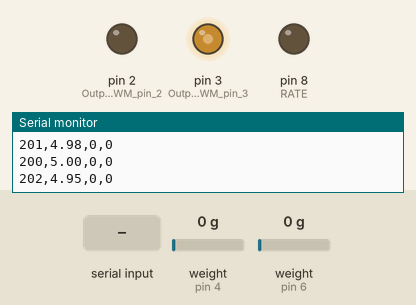
Recording of a sketch running on a simulated Arduino Uno, built with avr-gcc and run on an emulated ATmega328P. On the bench: output pins drawn as LEDs (lit = HIGH), the last lines printed to the serial monitor. The test bench sets the inputs (shaded band); at power-on: weight on the scale (sensors on pin 4, pin 6) 0 g.

Above: at 1.2 s.
1.3 s: "90,45\n" received over Serial
At 2.2 s:
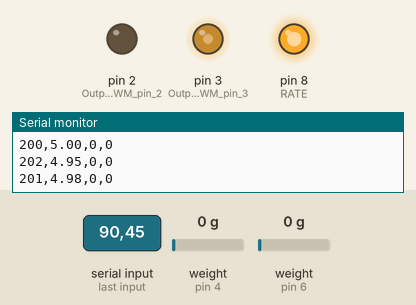
4.3 s: "30,150\n" received over Serial
At 7.1 s:
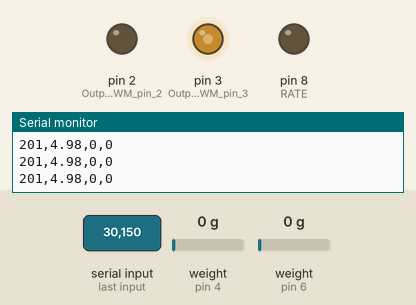
Timing chart, 0 to 8.6 s (numbered marks = the images above; inputs shaded):
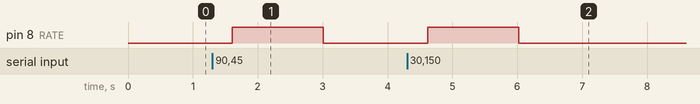

The sketch:

BalanzaSYL.ino
```cpp
//Uses HX711 library by Bogde https://github.com/bogde/HX711
//Timer and PWM setup works for Uno or Nano only (ATmega328P)
#include "HX711.h"

// HX711 circuit wiring
const int LOADCELL_DOUT_PIN = 4;  //Can be another pin
const int LOADCELL_SCK_PIN = 5;  //Can be another pin
const int LOADCELL_DOUT_PIN_L = 6;  //Can be another pin
const int LOADCELL_SCK_PIN_L = 7;  //Can be another pin
const int RATE = 8;

HX711 scaleD ;
HX711 scaleL ;

long reading;
long readingL;
unsigned long previousMillis = 0;
int counter = 0;
int sampleTime = 0;
float samplePerSec = 0;
bool rate = 0;

void setup() {
  Serial.begin(115200);
  scaleD.begin(LOADCELL_DOUT_PIN, LOADCELL_SCK_PIN);   // (Dout PIN, SCK PIN, gain) Channel A 128 or 64, Channel B 32.
  scaleL.begin(LOADCELL_DOUT_PIN_L, LOADCELL_SCK_PIN_L);   // (Dout PIN, SCK PIN, gain) Channel A 128 or 64, Channel B 32.

  //Set up PWM on pin 2 & 3
  TCCR2A = bit(COM2A1) | bit(COM2B1) | bit(WGM21) | bit(WGM20);
  TCCR2B = bit(WGM22) | bit(CS20);
  OCR2A = 14;  //Con estos dos valores se juega para variar frecuencia
  OCR2B = 7;  // Con estos dos valores se juega para variar frecuencia
  pinMode(3, OUTPUT); // Output PWM pin 3
  pinMode(2, OUTPUT); // Output PWM pin 2
  pinMode(RATE, OUTPUT); //Change sample rate with pin 8
  digitalWrite(RATE, LOW); //set HX711 sample rate to slow
}

void loop() {
  if (scaleD.is_ready()) {
    reading = scaleD.read();
    readingL = scaleL.read();

    counter ++;
  }
  if (counter == 1) { // average over 10 samples can be changed for high or low sample rates but change value 4 lines below from 10000.0
    counter = 0;
    sampleTime = millis() - previousMillis;
    previousMillis = millis();
    samplePerSec = 1000.0 / sampleTime; // 10000  = 1000 x counter

    //Serial.print (",");
    Serial.print(sampleTime);
    Serial.print (",");
    Serial.print(samplePerSec);
    Serial.print (",");
    Serial.print(reading);
    Serial.print (",");
    Serial.println(readingL);
    digitalWrite(RATE, rate);
  }
  if (Serial.available() > 0) { //receive rate from serial
    rate = (Serial.parseInt());
  }
}
```

Measured:
- after the input at 1.3 s, pin 8 (RATE): LOW → HIGH after 0.31 s, → LOW 1.4 s later
- after the input at 4.3 s, pin 8 (RATE): LOW → HIGH after 0.32 s, → LOW 1.4 s later
